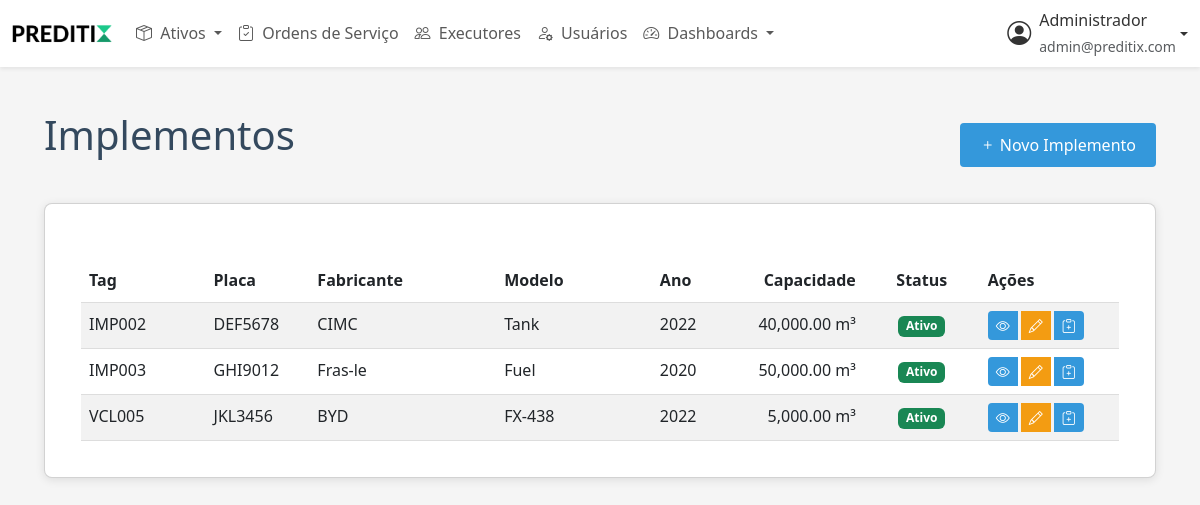
The app's page /implementos.php (signed in) with its own data.
### tables this page shows
CREATE TABLE IF NOT EXISTS `implementos` (
  `id` int NOT NULL AUTO_INCREMENT,
  `tipo` enum('semirreboque_tanque_2_eixos','semirreboque_tanque_3_eixos','semirreboque_tanque_5a_roda_traseira_3_eixos','comboio_abastecimento','bau','outro') NOT NULL,
  `tag` varchar(50) DEFAULT NULL,
  `placa` varchar(10) DEFAULT NULL,
  `fabricante` varchar(100) DEFAULT NULL,
  `modelo` varchar(100) DEFAULT NULL,
  `ano_fabricacao` int DEFAULT NULL,
  `chassi` varchar(50) DEFAULT NULL,
  `renavam` varchar(50) DEFAULT NULL,
  `proprietario` varchar(100) DEFAULT NULL,
  `tara` decimal(10,2) DEFAULT NULL,
  `lotacao` decimal(10,2) DEFAULT NULL,
  `peso_bruto_total` decimal(10,2) DEFAULT NULL,
  `capacidade_maxima_tracao` decimal(10,2) DEFAULT NULL,
  `capacidade_volumetrica` decimal(10,2) DEFAULT NULL,
  `cor` varchar(50) DEFAULT NULL,
  `foto` varchar(255) DEFAULT NULL,
  `status` enum('ativo','inativo','manutencao') DEFAULT 'ativo',
  `data_criacao` timestamp NULL DEFAULT CURRENT_TIMESTAMP,
  `data_atualizacao` timestamp NULL DEFAULT CURRENT_TIMESTAMP ON UPDATE CURRENT_TIMESTAMP,
  PRIMARY KEY (`id`),
  UNIQUE KEY `tag` (`tag`),
  UNIQUE KEY `placa` (`placa`)
);

### classes/Ativo.php (called while the page is built, shortened)
<?php
require_once __DIR__ . '/Database.php';
abstract class Ativo {
    public function __construct() {
        $this->db = new Database();
    }
}

### classes/Implemento.php (called while the page is built, shortened)
<?php
require_once __DIR__ . '/Ativo.php';
class Implemento extends Ativo {
    public function listar() {
        $sql = "SELECT * FROM implementos ORDER BY tag";
        return $this->db->query($sql);
    }
}

### classes/Database.php (called while the page is built, shortened)
<?php
class Database {
    private $pdo;
    public function __construct() {
        try {
            $this->pdo = new PDO(
                "mysql:host=" . DB_HOST . ";dbname=" . DB_NAME . ";charset=utf8",
                DB_USER,
                DB_PASS,
                [
                    PDO::ATTR_ERRMODE => PDO::ERRMODE_EXCEPTION,
                    PDO::ATTR_DEFAULT_FETCH_MODE => PDO::FETCH_ASSOC,
                    PDO::ATTR_EMULATE_PREPARES => false
                ]
            );
        } catch (PDOException $e) {
            error_log("Erro na conexão com o banco de dados: " . $e->getMessage());
            throw new Exception("Não foi possível conectar ao banco de dados. Por favor, tente novamente mais tarde.");
        }
    }
    public function query($sql, $params = []) {
        try {
            $stmt = $this->pdo->prepare($sql);
            $stmt->execute($params);
            $result = $stmt->fetchAll(PDO::FETCH_ASSOC);
            return is_array($result) ? $result : [];
        } catch (PDOException $e) {
            error_log("Erro na consulta SQL: " . $e->getMessage() . "\nSQL: " . $sql . "\nParâmetros: " . print_r($params, true));
            throw new Exception("Erro ao buscar dados. Por favor, tente novamente mais tarde.");
        }
    }
}

### implementos.php (the view, shortened to what this page needs)
<?php
require_once 'classes/Implemento.php';
$implemento = new Implemento();
include 'includes/header.php';
$implementos = $implemento->listar();
?>
<div class="container">
    <div class="d-flex justify-content-between align-items-center mb-4">
        <h1>Implementos</h1>
        <a href="form_implemento.php" class="btn btn-primary">
            <i class="bi bi-plus"></i> Novo Implemento
        </a>
    </div>
    <div class="card">
        <div class="card-body">
            <div class="table-responsive">
                <table class="table table-striped table-hover table-ativos">
                    <thead>
                        <tr>
                            <th class="col-tag">Tag</th>
                            <th class="col-placa">Placa</th>
                            <th class="col-fabricante">Fabricante</th>
                            <th class="col-modelo">Modelo</th>
                            <th class="col-ano">Ano</th>
                            <th class="table-cell-number">Capacidade</th>
                            <th class="table-cell-status">Status</th>
                            <th class="table-cell-actions">Ações</th>
                        </tr>
                    </thead>
                    <tbody>
                        <?php foreach ($implementos as $i): ?>
                            <tr>
                                <td class="table-cell-text" title="<?php echo htmlspecialchars($i['tag'] ?? ''); ?>"><?php echo htmlspecialchars($i['tag'] ?? ''); ?></td>
                                <td class="table-cell-text" title="<?php echo htmlspecialchars($i['placa'] ?? ''); ?>"><?php echo htmlspecialchars($i['placa'] ?? ''); ?></td>
                                <td class="table-cell-text" title="<?php echo htmlspecialchars($i['fabricante'] ?? ''); ?>"><?php echo htmlspecialchars($i['fabricante'] ?? ''); ?></td>
                                <td class="table-cell-text" title="<?php echo htmlspecialchars($i['modelo'] ?? ''); ?>"><?php echo htmlspecialchars($i['modelo'] ?? ''); ?></td>
                                <td class="table-cell-text" title="<?php echo htmlspecialchars($i['ano_fabricacao'] ?? ''); ?>"><?php echo htmlspecialchars($i['ano_fabricacao'] ?? ''); ?></td>
                                <td class="table-cell-number"><?php echo number_format($i['capacidade_volumetrica'] ?? 0, 2); ?> m³</td>
                                <td class="table-cell-status">
                                    <span class="badge bg-<?php echo $i['status'] === 'ativo' ? 'success' : ($i['status'] === 'inativo' ? 'danger' : 'warning'); ?>">
                                        <?php echo ucfirst($i['status'] ?? ''); ?>
                                    </span>
                                </td>
                                <td class="table-cell-actions">
                                    <div class="btn-group">
                                        <a href="detalhes_implemento.php?id=<?php echo $i['id']; ?>" class="btn btn-sm" title="Visualizar">
                                            <i class="bi bi-eye"></i>
                                        </a>
                                        <a href="form_implemento.php?id=<?php echo $i['id']; ?>" class="btn btn-sm btn-warning" title="Editar">
                                            <i class="bi bi-pencil"></i>
                                        </a>
                                        <a href="ordens_servico/os.php?tipo=implemento&id_equipamento=<?php echo $i['id']; ?>" class="btn btn-sm btn-success" title="Nova OS">
                                            <i class="bi bi-clipboard-plus"></i>
                                        </a>
                                    </div>
                                </td>
                            </tr>
                        <?php endforeach; ?>
                    </tbody>
                </table>
            </div>
        </div>
    </div>
</div>

### assets/css/style.css (style rules this page uses)
:root { --primary-color: #3498db; --secondary-color: #2ecc71; --danger-color: #e74c3c; --warning-color: #f39c12; --light-color: #ecf0f1; --dark-color: #34495e; --white: #ffffff; --gray: #95a5a6; }
* { margin: 0; padding: 0; box-sizing: border-box; font-family: 'Segoe UI', Tahoma, Geneva, Verdana, sans-serif; }
body { background-color: #f5f5f5; color: #333; line-height: 1.6; }
.container { max-width: 1200px; margin: 0 auto; padding: 20px; }
.card { background-color: var(--white); border-radius: 8px; box-shadow: 0 2px 10px rgba(0, 0, 0, 0.1); padding: 20px; margin-bottom: 20px; }
h1, h2, h3, h4, h5, h6 { margin-bottom: 20px; color: var(--dark-color); }
.btn { display: inline-block; padding: 10px 20px; background-color: var(--primary-color); color: white; border: none; border-radius: 4px; cursor: pointer; text-decoration: none; font-size: 16px; transition: background-color 0.3s; }
.btn-primary { background-color: var(--primary-color); }
.btn-warning { background-color: var(--warning-color); }
.btn-sm { padding: 5px 10px; font-size: 14px; }
table { width: 100%; border-collapse: collapse; margin-top: 20px; }
th, td { padding: 12px 15px; text-align: left; border-bottom: 1px solid #ddd; }
th { background-color: var(--primary-color); color: white; }

### includes/header.php (style rules this page uses)
.table-ativos { width: 100%; table-layout: fixed; margin-bottom: 0; }
.table-ativos th, .table-ativos td { padding: 0.5rem; vertical-align: middle; }
.table-cell-text { max-width: none; white-space: nowrap; overflow: hidden; text-overflow: ellipsis; }
.table-cell-actions { white-space: nowrap; width: 120px; padding-right: 0; }
.table-cell-status { width: 100px; text-align: center; }
.table-cell-number { width: 120px; text-align: right; }
.col-tag { width: 12%; }
.col-placa { width: 10%; }
.col-fabricante { width: 18%; }
.col-modelo { width: 15%; }
.col-ano { width: 7%; }
.btn-group { gap: 0.25rem; }
.btn-group .btn { padding: 0.25rem 0.5rem; }
.btn-group .btn i { font-size: 0.875rem; }
.table-responsive { overflow-x: hidden; }
.card-body { padding: 1rem; }

### records on screen
implementos: tag "IMP002", placa "DEF5678", fabricante "CIMC", modelo "Tank", ano_fabricacao "2022", capacidade_volumetrica "40,000.00", status "Ativo"
implementos: tag "IMP003", placa "GHI9012", fabricante "Fras-le", modelo "Fuel", ano_fabricacao "2020", capacidade_volumetrica "50,000.00", status "Ativo"
implementos: tag "VCL005", placa "JKL3456", fabricante "BYD", modelo "FX-438", ano_fabricacao "2022", capacidade_volumetrica "5,000.00", status "Ativo"

### other values on screen
$_SESSION['usuario_nome'] "Administrador"
$_SESSION['usuario_email'] "admin@preditix.com"
